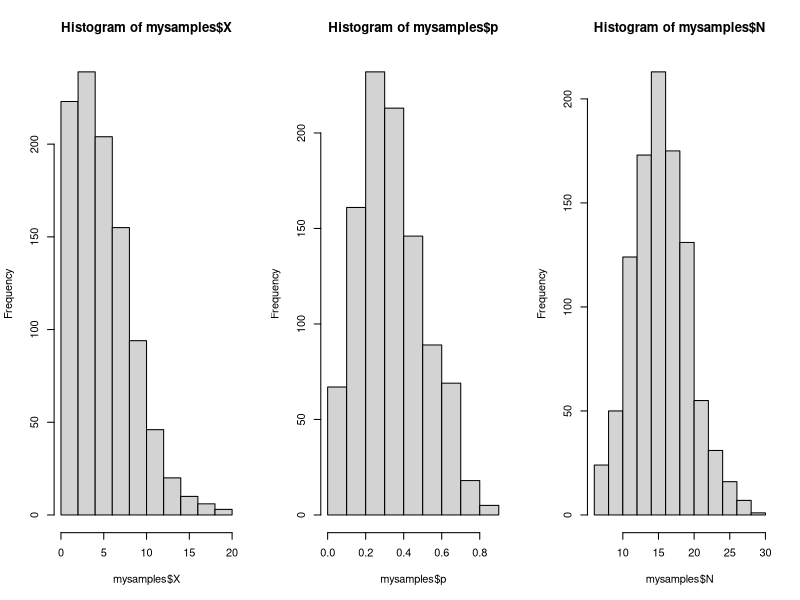

This chart was generated by the following R code: (Note: this script raises an error after producing the figure.)
#coped codes from the lecture_southhampton unvi
gibbs_sampler=function(x0 , p0 , N0 , n, J){
  # Single path method for generating n samples of (X,p,N) value# sampler. In total J+n samples are generated but the first J # (x0,p0,N0) is the initial value.
  x.seq <- p.seq <- N.seq <- rep(NA , J+n+1)
  x.seq[1] <- x0; p.seq[1] <- p0; N.seq[1] <- N0
  for(j in 2:(J+n+1)) {
    x.seq[j] <- rbinom(1, N.seq[j-1], p.seq[j -1])
    p.seq[j] <- rbeta(1, (x.seq[j] + 2),
                      (N.seq[j -1] - x.seq[j] + 4))
    N.seq[j] <- rpois(1, 16 * (1 - p.seq[j])) + x.seq[j]
  }
  result <- list(X=x.seq[(J+2):(J+n+1)] ,p=p.seq[(J+2):(J+n+1)] ,
                 N=N.seq[(J+2):(J+n+1)])
  return(result)}

#run above function
set.seed(2024)# needed?
n=1000
mysamples =gibbs_sampler(8, 0.5, 16, n=n, J=100)
par(mfrow=c(1 ,3))
hist(mysamples$X)
hist(mysamples$p)
hist(mysamples$N)

#1/11/2024_________________________________________________________________________________________________________
#Gibbs sampling for two posterior parameters beta and sigma2......
# data prepare steps......................
install.packages("dplyr")
set.seed(100)
x1<-matrix(c(rep(1, 100)), ncol=1)
x2_x3 <- matrix(rnorm(200), nrow = 100, ncol = 2)
x <- cbind(x1, x2_x3)
eps < -matrix(rnorm(100),nrow =100, ncol=1)
beta <- matrix(c(1, 2, 0.5), ncol = 1)
y <- x%*%beta + eps

#create vector list for Gibbs sampling
burnin= 1000
thin = 50
n = 5000*thin
beta_Gibbs_sample= matrix(0, nrow =n/thin, ncol = 3)
sigma2_Gibbs_sample=rep(0, l=n/thin)


#computation to prepare for prior beta and sigma2
library("stats")
sample_size=100 # sample sizes from data
alpha=0.1 # parameters for prior sigma2's inverse_gamma
beta_prime=0.1 # parameters for prior sigma2's inverse_gamma
set.seed(1)

#gamma[1,]<-solve(diag(3)+1/sigma2_Gibbs_sample[1]*t(x)%*%x)%*%t(x)%*%y
#omega[,,1]<-matrix(solve((diag(3)+1/sigma2_Gibbs_sample[1]*t(x)%*%x)))
#a[1]=sample_size/2+alpha
#b[1]=(t(y-x%*%as.matrix(beta_Gibbs_sample[1,])))%*%(y-x%*%as.matrix(beta_Gibbs_sample[1,]))/2 + beta_prime
#library(mvtnorm)
sigma2_new_gibbs=1
counter=1

#Gibbs algorithms 
for(j in 2:(burnin + n) ) {
  omega <- solve( diag(3) + t(x)%*%x/sigma2_new_gibbs )
  gamma  <- omega %*% t(x) %*% y/sigma2_new_gibbs
  
  #beta's full conditional density 
  beta_new_gibbs <- as.vector(mvrnorm(n = 1,mu = gamma, Sigma = omega))
  a = sample_size/2 + alpha
  e = y - x%*%as.matrix(beta_new_gibbs)
  b = as.numeric( crossprod(e)/2 + beta_prime )
  #sigma2's full conditional density
  sigma2_new_gibbs <- 1/rgamma(1, shape = a, rate = b)
  
  #1/rgamma(1, shape = a, rate = b)
  #rinvgamma(1, shape = a, rate = b)
  
  
  #adding burnin and thin steps in gibbs sampling
  if( j > burnin & (j%%thin) == 0){
    # save new sample
    beta_Gibbs_sample[counter,] = beta_new_gibbs
    sigma2_Gibbs_sample[counter] = sigma2_new_gibbs
    counter = counter + 1
  }
}
#--------------------------------------------------------------------------------
par(mfrow=c(1,3))
hist(beta_Gibbs_sample[,1])
hist(beta_Gibbs_sample[,2])
hist(beta_Gibbs_sample[,3])

acf(sigma2_Gibbs_sample )
mean(sigma2_Gibbs_sample)
hist(sigma2_Gibbs_sample,freq=F)

?rinvgamma


plot(sigma2_Gibbs_sample)
hist(sigma2_Gibbs_sample,freq=F)

plot(gamma[,1] )
plot(gamma[,2] )

sigma2_Gibbs_sample
acf(sigma2_Gibbs_sample)
hist(sigma2_Gibbs_sample,freq=F)
hist(beta_Gibbs_sample[,3],freq=F)
acf(beta_Gibbs_sample[,3])
beta_Gibbs_sample


